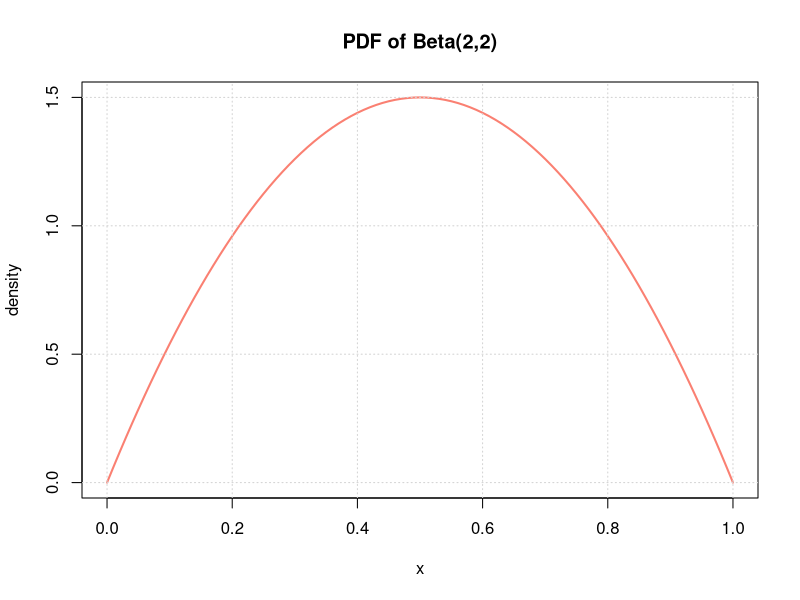

R code for this plot: (Note: a time limit stopped this script after it produced the figure.)
## ---- chunk 1
knitr::opts_chunk$set(echo = TRUE)

## ---- chunk 2
#plot the density distribution of beta with alfa = 2 and beta = 2
curve(dbeta(x,  2, 2), col = "salmon", xlim = c(0,1), ylab = "density", main="PDF of Beta(2,2)", lwd = 2)
grid()
## ---- chunk 3
vector_probab <- function(d, a = 2, b = 2){
  
  #length of the bin
  h = (1/d)
  
  #cumulative sum of h. It's useful because consecutive elements represent    the extremes of integrals to compute each element.
  #for example first integral will be computed between 0 and h
  #second integral will be computed between h and 2h
  h_1 = c(0, rep(h, d))
  h_1 <- cumsum(h_1)
  
  #initialization of the vector of probabilities 
  probi = c(length(d))
  
  for (i in 1:d){
    #actually instead of compute a real integral I exploit cdf function pbeta
    #I make the difference between two pbeta computed in two consecutive h. 
    probi[i] <- pbeta(h_1[i+1],a,b) - pbeta(h_1[i],a,b)
  }
    return(probi)
  }
#I want to make some checks
t <- vector_probab(10^4)

#the sum of the vector of probabilities must be 1
cat("The sum of the vector of probabilities is: ", sum(t))

#each element must not be smaller than zero
cat("Are there any element in the vector of probability smaller than zero?" , any(t[t<=0]))

#I want to see where is located the max 
#0.5 is the x where the density reaches its peak
cat("Where is the index that has the bigger probability to be chosen?" , which.max(t)*(1/10^4))

#I want to see where is the mean of the vector of probabilities
cat("The mean of the vector of proablity is: ", mean(t))
## ---- chunk 4
#number of simulation runs in each simulation(we pick the value written in the instructions)
M <- 1000

simulation <- function(p, d, n, eps){
  
  #input of the function are:
  #p: the size of the projection,
  #eps: tolerance 
  #n: number of steps
  #d: alphabet size
  
  #initialization of x: it has length d.  
  x <- vector(mode = "integer", length = d)
  
  #raw stream, sampling uniformly from 1 to d 
  D_n <- sample(1:d, n, replace = T, prob = vector_probab(d))
  
  for (i in D_n){
    
    #update sequentially of the frequency vector 
    x[i] <- x[i] + 1 
  }
  
#norm 2 of the frequency vector
  norm_x <- norm(x, type ="2")
  
  #initialize the number of runs that confirm JL lemma
  #counts is the output of the function
  counts <- 0
  
  for (r in 1:M){
    
    #compute matrix L, one for each simulation 
    L <- matrix(rnorm(p*d, 0, sd = sqrt(1/p)), nrow = p, ncol = d)
    
    #initialize the vector y that has dimension p
    y <- vector(mode = "double", length = p)
    
    for (k in 1:n){ #k is the step
      
      #update the vector y adding the corresponding index at k-th step
      y <- y + L[,D_n[k]]
    }
    
    #norm 2 of y
    norm_y <- norm(y, type = "2")
    
    #check the value of the norm of y if it respects JL lemma
    if ((norm_y> (1-eps) * norm_x) & (norm_y < (1+eps) * norm_x)){
    counts <- counts + 1 
    }
  }
  
  #how many times in M simulation norm of y respect the condition
  return (counts)
}

## ---- chunk 5
#Decision of the parameters. 
# 13 different simulation
d <- c(10^4, 10^4, 10^5, 10^5, 10^5, 10^5, 10^5, 10^5, 10^5, 5*10^3, 10^4, 5*10^4, 8*10^4)

n <- c(10^3, 10^3, 10^4, 10^4, 10^4, 10^4, 10^4, 10^4, 10^4, 5*10^2, 10^3, 5*10^3, 8*10^3)

eps <- c(0.1, 0.2, 0.1, 0.1, 0.1, 0.1, 0.060012, 0.079979, 0.120096, 0.05, 0.05, 0.05, 0.05)

#we have used the function round because p must be an integer
#if I write 3/eps[5]^2 so 3/0.1^2 it gives me back a warning, I do not know why
p <- c(round(1/eps[1]^2), round(log(54)/eps[2]^2), round(log(4)/eps[3]^2),round(log(10)/eps[4]^2), 300,round(log(n[6])/eps[6]^2), round(3/eps[7]^2), round(3/eps[8]^2), round(3/eps[9]^2), 50, 100, 500, 800)

#put them in a data.frame
parameters <- data.frame("d"= d,"n" = n, "p" = p, "Tolerance" = eps) 
parameters
## ---- chunk 6
#initialization
sim <- c(length = 13)
JL <- c(length = 13)


for (i in 1:13){
  
  #run the simulation for each of the value of p,d,n and epsilon
  sim[i] <- simulation(p[i], d[i], n[i], eps[i])
  
  #lower bound of JL lemma
  JL[i] <- 1 - exp(-p[i]*eps[i]^2)

}
#in the data.frame I do not put count, but the ratio between count and M
sim_1 <- factor(sim/M) 

#round to avoid too many decimals
JL_1 <- factor(round(JL,5)) 


#put the results of simulation in the data.frame
parameters$Simulation <- sim_1
parameters$JL_Threshold <- JL_1
## ---- chunk 7
#initialize a vector that tells us if simulation confirm or not the the lemma
check <- vector(mode = "character", length = 13)

#check our simulation if greater of the JL lower bound
for(i in 1:13){
  
  if (sim[i]/M >= JL[i]){
    check[i] <- "TRUE"
    
  }else{
    check[i] <- "FALSE"
  }
}
#put the response in data.frame
check <- factor(check)
parameters$Check <- check

parameters
## ---- chunk 8
# label of the bars
x <- seq(13)

#barplot
barplot(sim, col ="purple", xlab="N. of simulation", ylab="N. of runs in which JL lemma is confirmed", main = "Good runs", names.arg = x)
## ---- chunk 9

#plot the lowerbound of JL probability as a function of p
plot(p[3:6], JL[3:6], main="Trend of JL probability as a function of p", xlab= "p:size of the projection", ylab="JL probability", col="salmon", pch = 19)

#xticks
xtick<-seq(100, 1000, by=50)
axis(side=1, at=xtick, labels = T)

#theoretical trend
y <- function(x) 1-1/x #due to the choice of p of the order of 1/eps^2
x<-seq(4,54,by=1) #choice of the constant the we have assigned to p 

par(new=TRUE) #admit two plot together
plot(x,y(x), type = "l", col="orchid", lwd = 2, axes = FALSE, xlab="", ylab="")

parameters[3:6,]
## ---- chunk 10
#plot of trend of p as a function of epsilon keeping fixed d,n and JL lower bound
plot(c(eps[5],eps[7:9]), c(p[5], p[7:9]), main="Trend of p as a function of epsilon", xlab= "Tolerance", ylab="p:size of the projection", col= "darkblue", pch = 19)

#plot the theoretical trend 
x<-seq(0.05, 0.15,by=0.01) 
curve(3/x^2, add = T, col="pink", lwd = 2, xlab="", ylab="")

parameters[c(9,5,8,7),]
## ---- chunk 11
parameters[10:13,]
## ---- chunk 12
#fixed p, always much smaller than d
p_prova = 10^2

#d tends to infinite so I pick high values
d_prova = c(10^4,10^5, 10^6, 10^7)

#initialization
times <- c(length(d_prova))

#just a counter
c = 1
for (i in d_prova){
  
  #starting time
  t1 <- Sys.time()
  
  #compute the matrix
  matrix(rnorm(p_prova*i, 0, sd = sqrt(1/p_prova)), nrow = p_prova, ncol = i)
  
  #compute how long it takes to compute the matrix
  times[c] <- round(Sys.time()- t1,5)
  
  c = c + 1
}

#using a data.frame to a clean visualization 
performance <- data.frame("d"= d_prova, "Running time" = times)
performance

#Tentative with d = 10^8

#matrix(rnorm(p*10^8, 0, sd = sqrt(1/10^2)), nrow = p, ncol = 10^8)
#print("Errore: memoria 'vector' esaurita (raggiunto il limite?)")
## ---- chunk 13
p_prova = 10^2
d_prova = 10^4

#using a seed
set.seed(1234)
#storing L
L = matrix(rnorm(p_prova*d_prova, 0, sd = sqrt(1/p_prova)), nrow = p_prova, ncol = d_prova)

#I want to be sure to generate the same matrix
set.seed(1234)
L_1 = matrix(rnorm(p_prova*d_prova, 0, sd = sqrt(1/p_prova)), nrow = p_prova, ncol = d_prova)
c = 0
for (i in p_prova){
  for(j in d_prova){
      if(L[i,j] != L_1[i,j]){
          c = c + 1
  }
}
}
#check that I generate the same matrix. 
#If c = 0 all the elements are equal. It is zero!!
print(c)


#For example I can just generate the column, in this case the tenth. 
set.seed(1234)
t1 <- Sys.time()
col_j = matrix(rnorm(p_prova*d_prova, 0, sd = sqrt(1/p_prova)), nrow = p_prova, ncol = d_prova)[,10]

#Time to generate a column is small
Sys.time() - t1


## ---- chunk 14
simulation_2 <- function(p, d, n, eps){
  
  #input of the function are:
  #p: the size of the projection,
  #eps: tolerance 
  #n: number of steps
  #d: alphabet size
  
  #initialization of x: it has length d.  
  x <- vector(mode = "integer", length = d)
  
  #raw stream, sampling uniformly from 1 to d 
  D_n <- sample(1:d, n, replace = T)
  
  for (i in D_n){
    
    #update sequentially of the frequency vector 
    x[i] <- x[i] + 1 
  }
  
#norm 2 of the frequency vector
  norm_x <- norm(x, type ="2")
  
  #initialize the number of runs that confirm JL lemma
  #counts is the output of the function
  counts <- 0
  set.seed(1234)
  for (r in 1:M){
    
    #initialize the vector y that has dimension p
    y <- vector(mode = "double", length = p)
    
    #no more L!!
    
    for (k in 1:n){ #k is the step
      
      #update the vector y adding the corresponding index at k-th step
      #using the same seed
      
      l = matrix(rnorm(p*d, 0, sd = sqrt(1/p)), nrow = p, ncol = d)[,D_n[k]]
      y <- y + l
    }
    #norm 2 of y
    norm_y <- norm(y, type = "2")
    
    #check the value of the norm of y if it respects JL lemma
    if ((norm_y> (1-eps) * norm_x) & (norm_y < (1+eps) * norm_x)){
    counts <- counts + 1 
    }
  }
  
  #how many times in M simulation norm of y respect the condition
  return (counts)
}

## ---- chunk 15
#initialization
M <- 2
time_spent <- c(length(4))

#starting time
time1 <- Sys.time()
#run the simulation
t <- simulation(p = 50, d = 5000, n = 500, eps = 0.05)
#end time
time2 <- Sys.time()
#time spent
time_spent[1] <- round(as.numeric(time2 - time1),5)



#starting time
time1 <- Sys.time()
#run the simulation
t <- simulation_2(p = 50, d = 5000, n = 500, eps = 0.05)
#end time
time2 <- Sys.time()
#time spent
time_spent[2] <- round(as.numeric(time2 - time1),5)


#starting time
time1 <- Sys.time()
#run the simulation
t <- simulation_2(p = 5, d = 500, n = 50, eps = 0.05)
#end time
time2 <- Sys.time()
#time spent
time_spent[3] <- round(as.numeric(time2 - time1),5)


#starting time
time1 <- Sys.time()
#run the simulation
t <- simulation_2(p = 5, d = 500, n = 50, eps = 0.05)
#end time
time2 <- Sys.time()
#time spent
time_spent[4] <- round(as.numeric(time2 - time1),5)
m <- matrix(time_spent,ncol = 2,byrow = T)
row.names(m) <- c("p x d = 250000", "p x d = 2500")
colnames(m) <- c("First algo" ,"My proposal")
m
